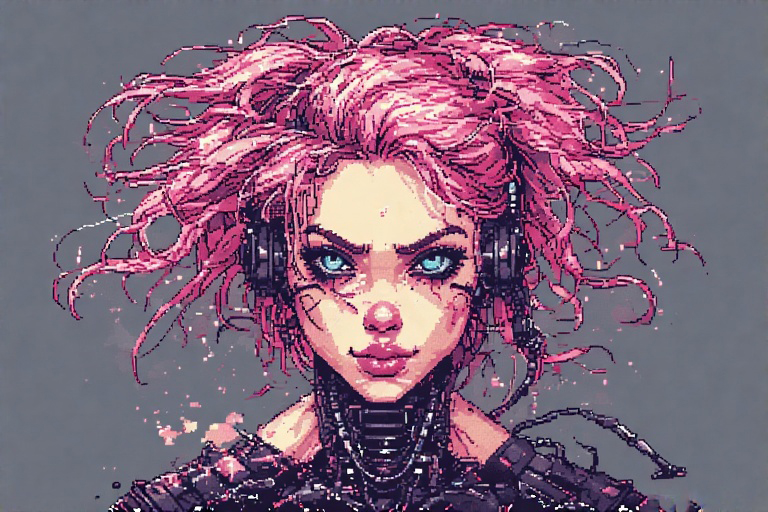
#> input picture images/BG.jpg, 768 x 512 px, given in place of the camera
$ python colour_detection.py
#> lines starting #> are read from the running program, lines starting #| are printed output that depends on the picture; after the words box and inside, x2 and y2 are one past the last pixel; in counts of white or black regions, pixels touching at a corner belong together
#!/usr/bin/env python3

import cv2
import numpy as np

def detect_colors():
    # Initialize Pi Camera (0 is usually the ribbon cable camera)
    cap = cv2.VideoCapture(0)

    # Define HSV color ranges
    # Note: Hue ranges from 0-180 in OpenCV
    colors = {
        "RED":    {"lower": [0, 120, 70],    "upper": [10, 255, 255]},
        "YELLOW": {"lower": [20, 100, 100],  "upper": [30, 255, 255]},
        "GREEN":  {"lower": [35, 100, 100],  "upper": [85, 255, 255]},
        "CYAN":   {"lower": [85, 100, 100],  "upper": [100, 255, 255]},
        "BLUE":   {"lower": [100, 150, 0],   "upper": [140, 255, 255]},
        "PINK":   {"lower": [140, 100, 100], "upper": [170, 255, 255]}
    }

    print("KIDA Vision System Active. Press 'q' to exit.")

    while True:
        ret, frame = cap.read()
#> frame is the input picture: shape (512, 768, 3); mean B, G, R 122.1, 101.1, 128.5
        if not ret:
            break

        # Blur to reduce noise and convert to HSV
        blurred = cv2.GaussianBlur(frame, (11, 11), 0)
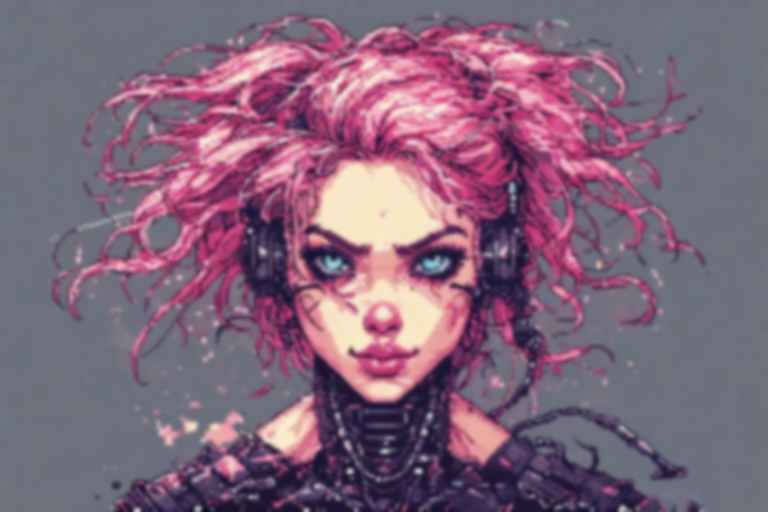
#> blurred: shape (512, 768, 3); mean B, G, R 122.1, 101.1, 128.5
        hsv = cv2.cvtColor(blurred, cv2.COLOR_BGR2HSV)
#> hsv: shape (512, 768, 3); mean H, S, V 129.5, 72.4, 138.1

        for color_name, range_val in colors.items():
            lower = np.array(range_val["lower"])
            upper = np.array(range_val["upper"])

            # Create a mask for the specific color
            mask = cv2.inRange(hsv, lower, upper)

            # Find contours (blobs) of that color
            contours, _ = cv2.findContours(mask, cv2.RETR_EXTERNAL, cv2.CHAIN_APPROX_SIMPLE)

            for cnt in contours:
                area = cv2.contourArea(cnt)
                if area > 500: # Only detect large enough objects
                    x, y, w, h = cv2.boundingRect(cnt)
                    cv2.rectangle(frame, (x, y), (x + w, y + h), (0, 255, 0), 2)
                    cv2.putText(frame, color_name, (x, y - 10),
                                cv2.FONT_HERSHEY_SIMPLEX, 0.6, (255, 255, 255), 2)
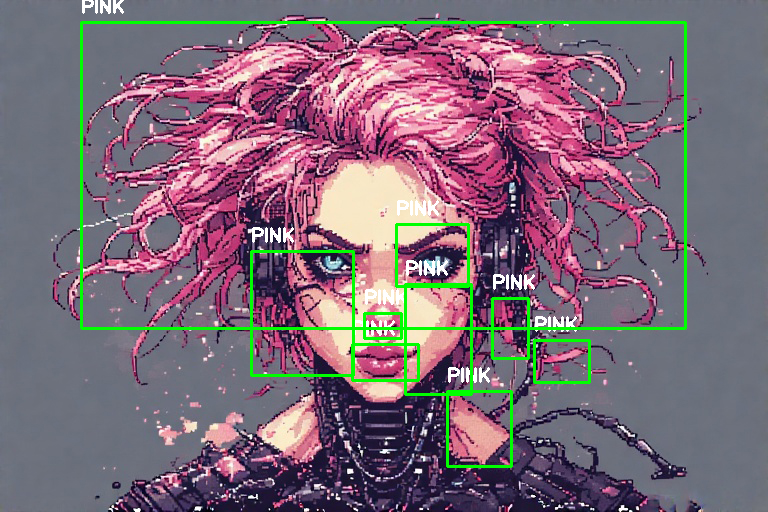
#> frame: shape (512, 768, 3); 3.65% of pixels changed, all inside (x1, y1, x2, y2) = (80, 0, 687, 468)
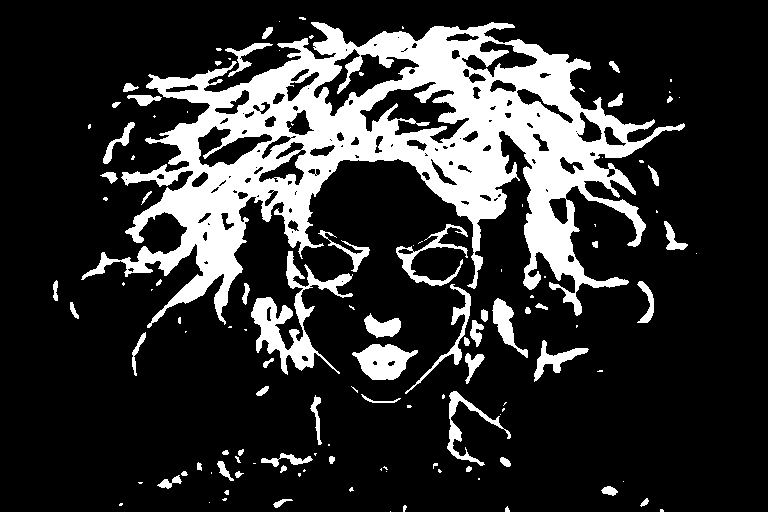
#> mask: shape (512, 768); 19.4% white; 124 white regions (65 under 20 px), largest, box (x1, y1, x2, y2) and area: (81, 22, 685, 328) 61084, (251, 251, 353, 375) 3381, (352, 344, 418, 380) 1455

        # Show the output
        cv2.imshow("KIDA Vision - Color Detection", frame)

        if cv2.waitKey(1) & 0xFF == ord('q'):
#> (key q is pressed here)
            break

    cap.release()
    cv2.destroyAllWindows()

if __name__ == "__main__":
    detect_colors()

$ run again, on images/kida-robot-side.png
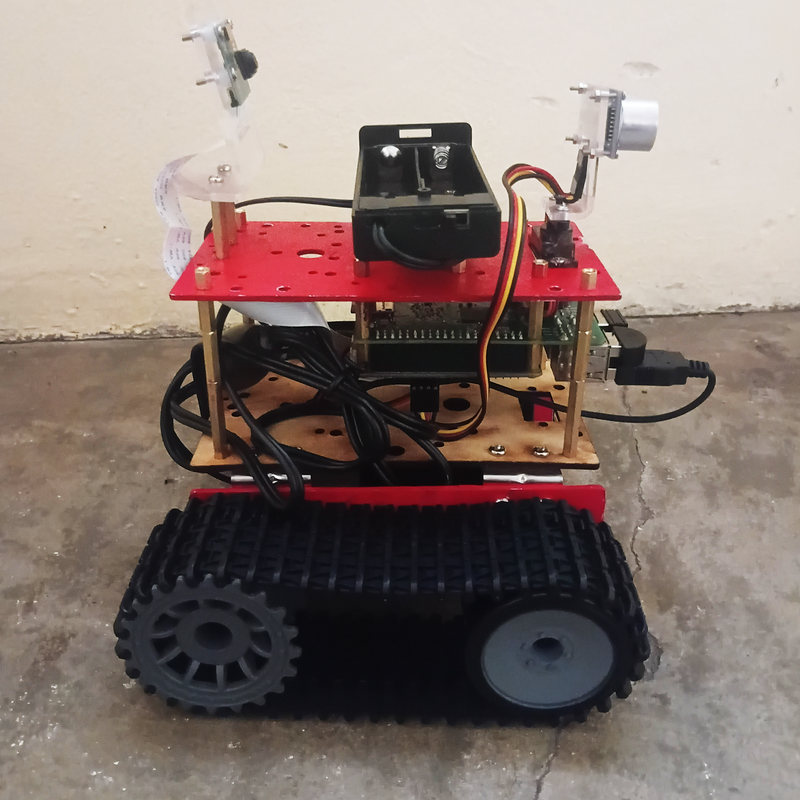
#> input picture images/kida-robot-side.png, 800 x 800 px, given in place of the camera
#> in detect_colors, frame is the input picture: shape (800, 800, 3); mean B, G, R 114.8, 120.7, 135.8
#> hsv: shape (800, 800, 3); mean H, S, V 47.7, 50.9, 137.1
#> the loop in detect_colors, `for color_name, range_val in colors.items():` made 6 passes
#> pass 1, in detect_colors, `mask = cv2.inRange(hsv, lower, upper)`:
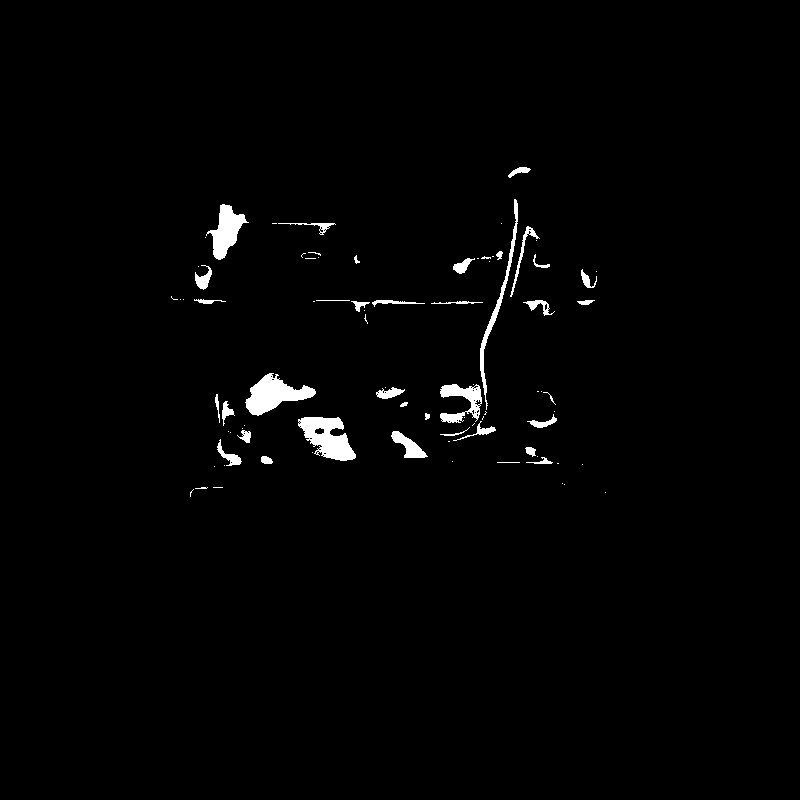
#> mask: shape (800, 800); 1.5% white; 84 white regions (47 under 20 px), largest, box (x1, y1, x2, y2) and area: (298, 417, 356, 461) 1492, (245, 373, 316, 416) 1491, (206, 204, 249, 260) 1088
#> after the loop in detect_colors, `for color_name, range_val in colors.items():`:
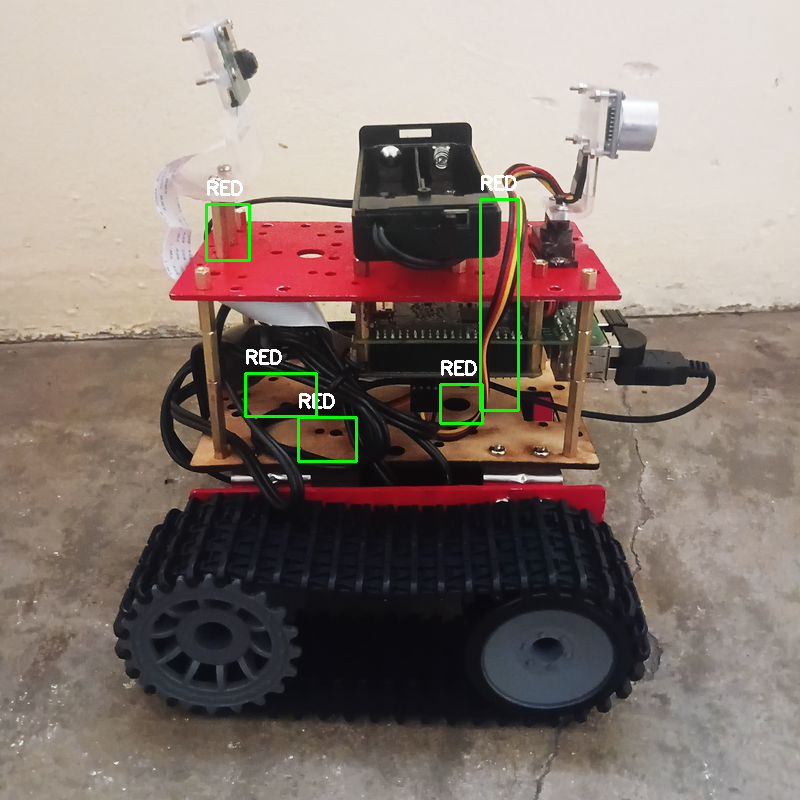
#> frame: shape (800, 800, 3); 0.85% of pixels changed, all inside (x1, y1, x2, y2) = (205, 175, 520, 463)
